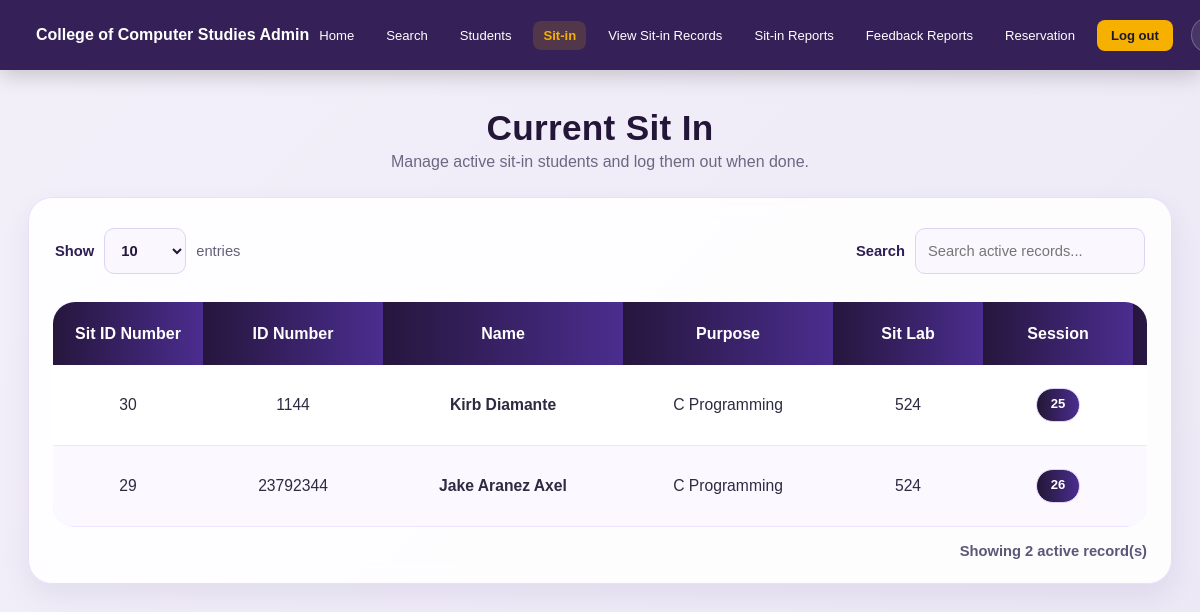
The page /current_sitin (signed in) on the database as committed earlier.
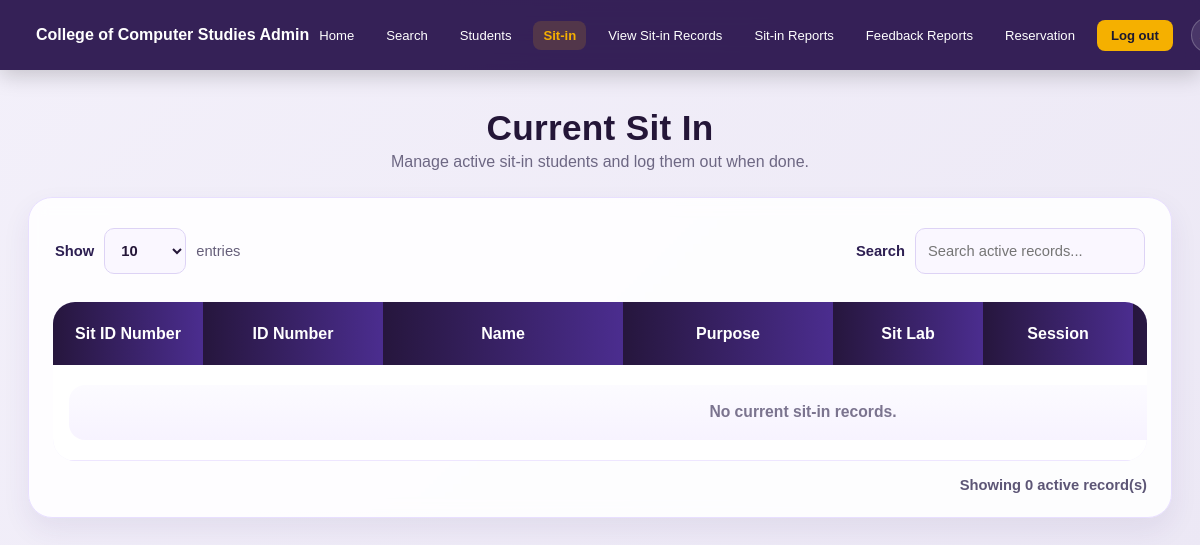
The same page on the database as committed later.
### app.py (models this page shows)
class SitInRecord(db.Model):
    id = db.Column(db.Integer, primary_key=True)
    student_id_number = db.Column(db.String(50))
    student_name = db.Column(db.String(150))
    purpose = db.Column(db.String(100))
    sit_lab = db.Column(db.String(50))
    session = db.Column(db.String(50))
    status = db.Column(db.String(20), default='Active')
    login_time = db.Column(
        db.String(50),
        default=lambda: datetime.now().strftime('%Y-%m-%d %H:%M:%S')
    )
    logout_time = db.Column(db.String(50), nullable=True)

### app.py (the view)
@app.route('/current_sitin')
def current_sitin():
    if 'admin_id' not in session:
        return redirect(url_for('login'))
    records = SitInRecord.query.filter_by(
        status='Active'
    ).order_by(SitInRecord.id.desc()).all()
    students = Student.query.all()
    student_pic_map = {
        student.id_number: student.profile_pic
        for student in students
    }
    return render_template(
        'current_sitin.html',
        sitin_records=records,
        student_pic_map=student_pic_map
    )

### templates/current_sitin.html (shortened to what this page needs)
<!DOCTYPE html>
<html lang="en">
<head>
    <link rel="stylesheet" href="{{ url_for('static', filename='style.css') }}">
</head>
<body class="admin-page">
<nav class="admin-navbar">
    <a href="{{ url_for('admin_dashboard') }}" class="admin-brand">
        College of Computer Studies Admin
    </a>
    <div class="admin-links">
        <a href="{{ url_for('admin_dashboard') }}">Home</a>
        <a href="#" onclick="history.back(); return false;">Search</a>
        <a href="{{ url_for('admin_students') }}">Students</a>
        <a href="{{ url_for('current_sitin') }}" class="active">Sit-in</a>
        <a href="{{ url_for('view_sitin_records') }}">View Sit-in Records</a>
        <a href="{{ url_for('sitin_reports') }}">Sit-in Reports</a>
        <a href="{{ url_for('feedback_reports') }}">Feedback Reports</a>
        <a href="{{ url_for('admin_reservation') }}">Reservation</a>
        <a href="{{ url_for('admin_logout') }}" class="admin-logout">Log out</a>
        <button class="dm-toggle" title="Toggle Dark Mode">🌙</button>
    </div>
</nav>
<div class="admin-wrapper">
    <div class="current-shell">
        <div class="current-hero">
            <h1 class="current-title">Current Sit In</h1>
            <p class="current-subtitle">Manage active sit-in students and log them out when done.</p>
        </div>
        <div class="current-panel">
            <div class="current-toolbar">
                <div class="current-toolbar-left">
                    <label for="entriesSelect" class="toolbar-label">Show</label>
                    <select id="entriesSelect" class="toolbar-select">
                        <option value="10">10</option>
                    </select>
                    <span class="toolbar-text">entries</span>
                </div>
                <div class="current-toolbar-right">
                    <label for="currentSearch" class="toolbar-label">Search</label>
                    <input type="text" id="currentSearch" class="toolbar-search" placeholder="Search active records...">
                </div>
            </div>
            <div class="admin-table-wrap current-table-wrap">
                <table class="admin-table current-table" id="currentSitinTable">
                    <thead>
                        <tr>
                            <th>Sit ID Number</th>
                            <th>ID Number</th>
                            <th>Name</th>
                            <th>Purpose</th>
                            <th>Sit Lab</th>
                            <th>Session</th>
                            <th>Status</th>
                        </tr>
                    </thead>
                    <tbody>
                        {% for record in sitin_records %}
                        <tr>
                            <td>{{ record.id }}</td>
                            <td>{{ record.student_id_number }}</td>
                            <td class="student-name-cell">{{ record.student_name }}</td>
                            <td>{{ record.purpose }}</td>
                            <td>{{ record.sit_lab }}</td>
                            <td>
                                <span class="session-pill">
                                    {{ record.session }}
                                </span>
                            </td>
                            <td>
                            </td>
                        </tr>
                        {% else %}
                        <tr>
                            <td colspan="8">
                                <div class="empty-records-state">
                                    No current sit-in records.
                                </div>
                            </td>
                        </tr>
                        {% endfor %}
                    </tbody>
                </table>
            </div>
            <div class="current-footer">
                <span id="currentCountText">
                </span>
            </div>
        </div>
    </div>
</div>
</body>
</html>

Rows that differ between the two databases and show on the page:
no longer on this page (row edited): SitInRecord: id "30", student_id_number "1144", student_name "Kirb Diamante", purpose "C Programming", sit_lab "524", session "25"
no longer on this page (row edited): SitInRecord: id "29", student_id_number "23792344", student_name "Jake Aranez Axel", purpose "C Programming", sit_lab "524", session "26"
Other text that changed with them:
text written by a page script: "Showing 2 active record(s)" → "Showing 0 active record(s)"
text now shown: "No current sit-in records."
